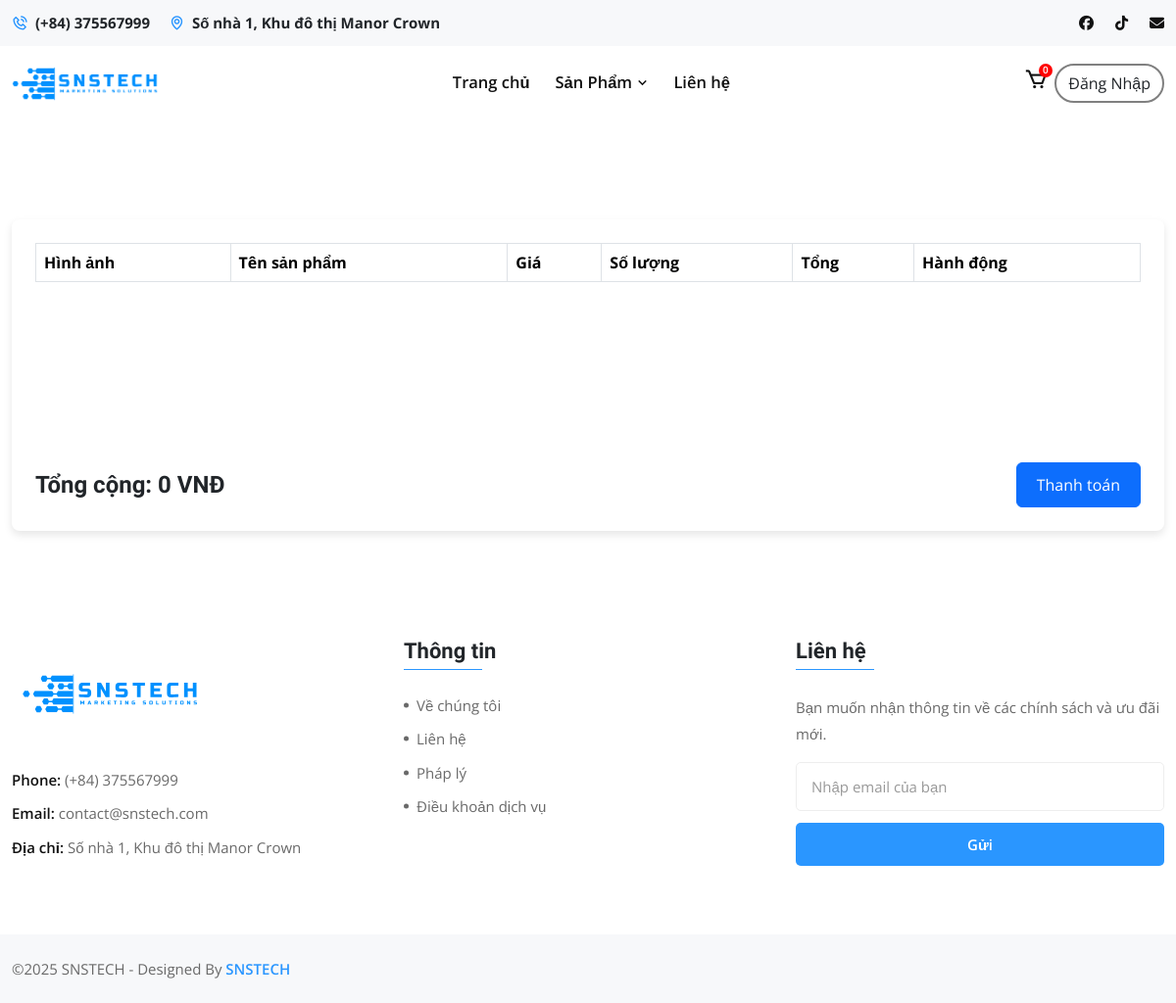
The app's page /page/cart.php with its own data.
### tables this page shows
CREATE TABLE IF NOT EXISTS `settings` (
  `id` int NOT NULL AUTO_INCREMENT,
  `website_name` varchar(255) NOT NULL,
  `phone` int NOT NULL,
  `address` text NOT NULL,
  `email` varchar(255) NOT NULL,
  `logo` varchar(255) DEFAULT NULL,
  `updated_at` datetime NOT NULL,
  PRIMARY KEY (`id`),
  UNIQUE KEY `uk_settings` (`id`)
);

### config.php (called while the page is built)
<?php
$host = 'localhost';
$dbname = 'snstech';
$username = 'root';
$password = '';
try {
    $pdo = new PDO("mysql:host=$host;dbname=$dbname", $username, $password);
    $pdo->setAttribute(PDO::ATTR_ERRMODE, PDO::ERRMODE_EXCEPTION);
} catch (PDOException $e) {
    echo "Kết nối thất bại: " . $e->getMessage();
}
try {
    $settings = $pdo->query("SELECT website_name, phone, address, email, logo FROM settings LIMIT 1")->fetch(PDO::FETCH_ASSOC);
} catch (Exception $e) {
    error_log("Error fetching settings: " . $e->getMessage());
    $settings = null;
}
?>

### include/tophead.php (the view)
<div class="top-header">
        <div class="container">
            <div class="row align-items-center">
                <div class="col-lg-6 col-md-7">
                    <ul class="top-header-contact-info">
                        <li><i class="bx bx-phone-call"></i><b>(+84) <?php echo isset($settings['phone']) && $settings['phone'] ? htmlspecialchars($settings['phone']) : 'Chưa cài đặt'; ?></b>
                        </li>
                        <li><i class="bx bx-map"></i><b><?php echo isset($settings['address']) && $settings['address'] ? htmlspecialchars($settings['address']) : 'Chưa cài đặt'; ?></b>
                        </li>
                    </ul>
                </div>
                <div class="col-lg-6 col-md-5">
                    <ul class="top-header-menu">
                        <li><a href="#"><i class="fa-brands fa-facebook"></i></a>
                        </li>
                        <li><a href="#"><i class="fa-brands fa-tiktok"></i></a>
                        </li>
                        <li><a href="#"><i class="fa-solid fa-envelope"></i></a>
                        </li>
                    </ul>
                </div>
            </div>
        </div>
    </div>

### include/topbar.php (shortened to what this page needs)
<div class="navbar-area">
    <div class="drodo-nav">
        <div class="container">
            <nav class="navbar navbar-expand-md navbar-light">
                <a href="/">
                    <?php echo isset($settings['logo']) && $settings['logo'] ? '<img src="' . htmlspecialchars($settings['logo']) . '" alt="Logo" style="max-width: 150px;">' : 'Chưa cài đặt'; ?>
                </a>
                <div class="collapse navbar-collapse mean-menu" style="display: block;">
                    <ul class="navbar-nav">
                        <li class="nav-item"><a href="/" class="nav-link">Trang chủ</a></li>
                        <li class="nav-item">
                            <a href="#" class="nav-link">Sản Phẩm <i class="bx bx-chevron-down"></i></a>
                        </li>
                        <li class="nav-item"><a href="mailto:<?php echo isset($settings['email']) && $settings['email'] ? htmlspecialchars($settings['email']) : 'Chưa cài đặt'; ?>" class="nav-link">Liên hệ</a></li>
                    </ul>
                    <div class="others-option">
                        <div class="option-item">
                            <div class="cart-btn">
                                <a href="/cart" class="cart-icon" title="Giỏ hàng">
                                    <i class='bx bx-cart'></i>
                                    <span id="cart-count" class="cart-count">0</span>
                                </a>
                                <?php if (isset($_SESSION['user_id'])): ?>
                                    <a href="/account" title="Tài khoản">
                                        <i class='bx bx-user'></i>
                                    </a>
                                    <?php if (isset($_SESSION['user_level']) && $_SESSION['user_level'] == 2): ?>
                                        <a href="/admin" title="Cài đặt">
                                            <i class='bx bx-cog'></i>
                                        </a>
                                    <?php endif; ?>
                                <?php else: ?>
                                    <a href="/auth/login">
                                        <button class="btn" style="border: 2px solid grey; border-radius: 50px;">Đăng Nhập</button>
                                    </a>
                                <?php endif; ?>
                            </div>
                        </div>
                    </div>
                </div>
            </nav>
        </div>
    </div>
</div>

### include/footer.php (shortened to what this page needs)
<footer class="footer-area">
        <div class="container">
            <div class="row">
                <div class="col-lg-4 col-sm-6 col-md-6">
                    <div class="single-footer-widget">
                        <a href="/" class="logo d-inline-block"><img src="/assets/img/snstech.svg" alt="image" style="width: 200px;">
                        </a>
                        <ul class="footer-contact-info">
                            <li><span>Phone:</span> (+84) <?php echo isset($settings['phone']) && $settings['phone'] ? htmlspecialchars($settings['phone']) : 'Chưa cài đặt'; ?>
                            </li>
                            <li><span>Email:</span> <?php echo isset($settings['email']) && $settings['email'] ? htmlspecialchars($settings['email']) : 'Chưa cài đặt'; ?>
                            </li>
                            <li><span>Địa chỉ:</span> <?php echo isset($settings['address']) && $settings['address'] ? htmlspecialchars($settings['address']) : 'Chưa cài đặt'; ?>
                            </li>
                        </ul>
                    </div>
                </div>
                <div class="col-lg-4 col-sm-6 col-md-6">
                    <div class="single-footer-widget">
                        <h3>Thông tin</h3>
                        <ul class="link-list">
                            <li><a href="#">Về chúng tôi</a>
                            </li>
                            <li><a href="#">Liên hệ</a>
                            </li>
                            <li><a href="#">Pháp lý</a>
                            </li>
                            <li><a href="#">Điều khoản dịch vụ</a>
                            </li>
                        </ul>
                    </div>
                </div>
                <div class="col-lg-4 col-sm-6 col-md-6">
                    <div class="single-footer-widget">
                        <h3>Liên hệ</h3>
                        <p>Bạn muốn nhận thông tin về các chính sách và ưu đãi mới.</p>
                        <form class="newsletter-form" data-bs-toggle="validator" novalidate="true">
                            <input type="text" class="input-newsletter" placeholder="Nhập email của bạn" required="" autocomplete="off">
                            <button type="submit" class="default-btn disabled" style="pointer-events: all; cursor: pointer;">Gửi</button>
                        </form>
                    </div>
                </div>
            </div>
        </div>
        <div class="footer-bottom-area">
            <div class="container">
                <div class="row align-items-center">
                    <div class="col-lg-6 col-md-6">
                        <p>©2025 <?php echo isset($settings['website_name']) && $settings['website_name'] ? htmlspecialchars($settings['website_name']) : 'Chưa cài đặt'; ?> - Designed By <a href="#"><?php echo isset($settings['website_name']) && $settings['website_name'] ? htmlspecialchars($settings['website_name']) : 'Chưa cài đặt'; ?></a>
                        </p>
                    </div>
                </div>
            </div>
        </div>
    </footer>

### records on screen
settings: phone "375567999", address "Số nhà 1, Khu đô thị Manor Crown", logo (picture), email "contact@snstech.com", website_name "SNSTECH"
